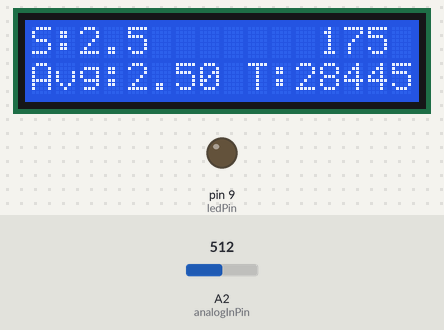
Recording of a sketch running on a simulated Arduino Uno, built with avr-gcc and run on an emulated ATmega328P. Shown: 16×2 character LCD, output pins drawn as LEDs (lit = HIGH). The inputs (shaded band) are chosen by the test bench; at power-on: A2 (analogInPin) = 512. What the sketch prints to the serial monitor is not drawn.

Above: at 3.5 s.
3.6 s: A2 (analogInPin) set to 901
At 6.4 s:
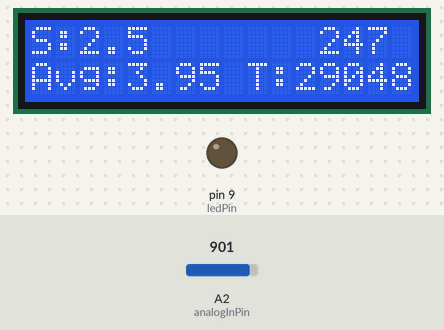
6.6 s: A2 (analogInPin) set to 929
At 9.4 s:
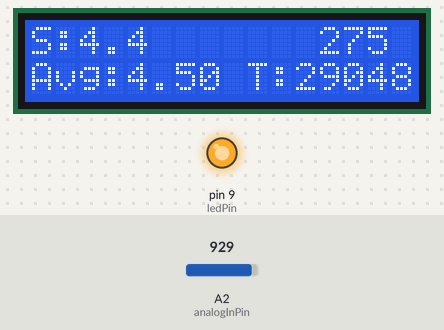
9.6 s: A2 (analogInPin) set to 900
At 12.1 s:
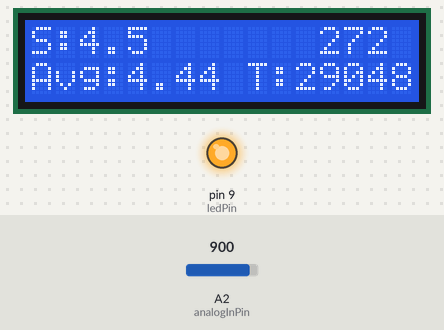
Timing chart, 0 to 13.6 s (numbered marks = the images above; inputs shaded):
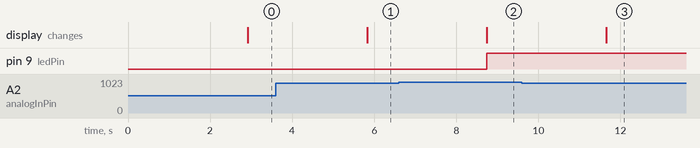

Measured:
- the behaviour switches between 915 and 916 on A2 (analogInPin) (found by bisection; images 1 and 2)
- after the input at 3.6 s, the display: changes after 2.2 s (image 1)
- after the input at 6.6 s, the display: changes after 2.1 s (image 2)
- after the input at 9.6 s, the display: changes after 2.1 s (image 3)

The sketch:

week_7.ino
```cpp
/* * TAMK Software Engineering - Exercises 1-8
 * Combined Script: Blink, Duty Cycle, Frequency, and Digital Input
 */
/*
const int LED_PIN = 13;
const int INPUT_PIN = 4;

void setup() {
  Serial.begin(9600);
  pinMode(LED_PIN, OUTPUT);
  pinMode(INPUT_PIN, INPUT);
}

void loop() {
  // 30% Duty Cycle = 30ms ON / 70ms OFF.
  int onTime = 30;
  int offTime = 70;

  calculate(onTime, offTime);

  digitalWrite(LED_PIN, HIGH);
  delay(onTime);
  digitalWrite(LED_PIN, LOW);
  delay(offTime);

  int pin_state = digitalRead(INPUT_PIN);
  Serial.print("Digital Pin 4 State: ");
  Serial.println(pin_state);
}

void calculate(float highTime, float lowTime) {
  float period = highTime + lowTime;
  float dutyCycle = (highTime / period) * 100;
  float frequency = 1000.0 / period;

  Serial.print("Duty Cycle: ");
  Serial.print(dutyCycle);
  Serial.print("% | Frequency: ");
  Serial.print(frequency);
  Serial.println(" Hz");
}
*/
/* * ---------------------------------------------------------
 * ANSWERS TO THEORY QUESTIONS
 * ---------------------------------------------------------
 * EXERCISE 5:
 * - Max Frequency?
  T=1/f => T and f have reverse relationship => highest f(Frequency) = lowest T (period= onTime(1ms) + offTime(1ms)= 2ms = 0.002s)=> f = 1/T = 1/0.002 = 500hz
 * - Blocking func: the func stop the code from running until its code is done
 * - Problems: Unresponsiveness and inability to multitask.
 *
 * EXERCISE 6:
 * - Serial.print: Prints on the same line.
 * - Serial.println: Moves to a new line after printing.
 *
 * EXERCISE 9 :
 * - Is 3V3 HIGH or LOW?: The 3.3V signal is regarded as a HIGH state.
 * - More than 3V is regrade as high
 * ---------------------------------------------------------

 * EXERCISE 10
    int potPin = A2 ;
    int value = 0 ;

    void setup()
    {
      Serial.begin(9600);
      pinMode(A2,INPUT);
    }

    void loop()
    {
      value = analogRead(potPin);
      Serial.println(value);
      delay(200);
    }
 * ---------------------------------------------------------
 * EXERCISE 11
 - adjust the trimmer to the left return the min num :0
 - adjust the trimmer to the right return the max num :1023
 * ---------------------------------------------------------


 */

 /*TASK 1 - ANALOG MEASUREMENT AND LCD

#include <LiquidCrystal.h>

// 1. PIN DEFINITIONS
const int rs = 7, en = 6, d4 = 5, d5 = 4, d6 = 3, d7 = 2;
const int analogInPin = A2;
const int ledPin = 9;   // Pin for the External LED

LiquidCrystal lcd(rs, en, d4, d5, d6, d7);

void setup() {
  Serial.begin(9600);
  lcd.begin(16, 2);

  // Define Pin 9 as an OUTPUT for the LED
  pinMode(ledPin, OUTPUT);
}

void loop() {
  // 2. READ VALUES
  int adcValue = analogRead(analogInPin);

  // 3. MATH: Convert ADC (0-1023) to Voltage (0-5V)
  float voltage = adcValue * (5.0 / 1023.0);

  // 4. SERIAL MONITOR
  Serial.print("ADC: ");
  Serial.print(adcValue);
  Serial.print(" | Voltage: ");
  Serial.println(voltage);

  // 5. LCD DISPLAY
  lcd.clear();
  lcd.setCursor(0, 0);
  lcd.print("ADC Value: ");
  lcd.print(adcValue);

  lcd.setCursor(0, 1);
  lcd.print("Voltage: ");
  lcd.print(voltage);
  lcd.print("V");

  // 6. LED LOGIC (Task: ON if > 4V)
  if (voltage > 4.0) {
    digitalWrite(ledPin, HIGH); // Turn LED ON
  } else {
    digitalWrite(ledPin, LOW);  // Turn LED OFF
  }

}
*/
/* TASK 2 - AVERAGING

#include <LiquidCrystal.h>

// PIN DEFINITIONS
const int rs = 7, en = 6, d4 = 5, d5 = 4, d6 = 3, d7 = 2;
const int analogInPin = A2;
const int ledPin = 9;

// GLOBAL VARIABLES
int sampleCount = 100;

LiquidCrystal lcd(rs, en, d4, d5, d6, d7);

// THE AVERAGING FUNCTION
// Type is float, passed parameter is int
float getAverageVoltage(int count) {
  long sum = 0;

  for (int i = 0; i < count; i++) {
    sum += analogRead(analogInPin);
  }

  float averageADC = (float)sum / count;
  float voltage = averageADC * (5.0 / 1023.0);

  return voltage; // Return the averaged value to main loop()
}

void setup() {
  Serial.begin(9600);
  lcd.begin(16, 2);
  pinMode(ledPin, OUTPUT);
}

void loop() {
  // 1. Single Measurement (From Task 1)
  int rawADC = analogRead(analogInPin);
  float singleVoltage = rawADC * (5.0 / 1023.0);

  // 2. Averaged Measurement (Task 2)
  // Calling the function and passing our global sampleCount
  float avgVoltage = getAverageVoltage(sampleCount);

  // 3. LED Control (Still based on Task 1 voltage or Avg? Usually Avg is better!)
  if (avgVoltage > 4.0) {
    digitalWrite(ledPin, HIGH);
  } else {
    digitalWrite(ledPin, LOW);
  }

  // 4. LCD Display
  lcd.clear();

  // Row 0: Single Voltage
  lcd.setCursor(0, 0);
  lcd.print("Single: ");
  lcd.print(singleVoltage);
  lcd.print("V");

  // Row 1: Averaged Voltage (Requirement: Display below Task 1)
  lcd.setCursor(0, 1);
  lcd.print("Avg:    ");
  lcd.print(avgVoltage);
  lcd.print("V");

}
*/
/*
 // TASK 3 - VOLTAGE SCALING

#include <LiquidCrystal.h>

// PIN DEFINITIONS
const int rs = 7, en = 6, d4 = 5, d5 = 4, d6 = 3, d7 = 2;
const int analogInPin = A2;
const int ledPin = 9;

// GLOBAL VARIABLES
int sampleCount = 100; // This must be outside of any function

LiquidCrystal lcd(rs, en, d4, d5, d6, d7);

// AVERAGING FUNCTION (Task 2)
float getAverageVoltage(int count) {
  long sum = 0;
  for (int i = 0; i < count; i++) {
    sum += analogRead(analogInPin);
  }
  float averageADC = (float)sum / count;
  return averageADC * (5.0 / 1023.0);
}

// SCALING FUNCTION (Task 3)
int scaleVoltage(float v) {
  // Formula: 0V->50, 3V->200, 5V->300
  return (v * 50) + 50;
}

void setup() {
  Serial.begin(9600);
  lcd.begin(16, 2);
  pinMode(ledPin, OUTPUT);
}

void loop() {

  int rawADC = analogRead(analogInPin);
  float singleVoltage = rawADC * (5.0 / 1023.0);

  float avgVoltage = getAverageVoltage(sampleCount);

  int scaledVal = scaleVoltage(avgVoltage);

  lcd.clear();

  // Row 0: Single Voltage and Scaled Value (Top Right)
  lcd.setCursor(0, 0);
  lcd.print("S:");
  lcd.print(singleVoltage, 1); // 1 decimal place

  lcd.setCursor(12, 0); // Move to the end of the first row
  lcd.print(scaledVal);

  // Row 1: Averaged Voltage
  lcd.setCursor(0, 1);
  lcd.print("Avg: ");
  lcd.print(avgVoltage);
  lcd.print("V");

  // LED Logic
  if (avgVoltage > 4.0) {
    digitalWrite(ledPin, HIGH);
  } else {
    digitalWrite(ledPin, LOW);
  }

}
*/

// TASK 4 - AND AND SERIAL PRINT EXECUTION TIME
#include <LiquidCrystal.h>

const int rs = 7, en = 6, d4 = 5, d5 = 4, d6 = 3, d7 = 2;
const int analogInPin = A2;
const int ledPin = 9;

int sampleCount = 100;
unsigned long duration = 0;

LiquidCrystal lcd(rs, en, d4, d5, d6, d7); // Declared globally

float getAverageVoltage(int count) {
  unsigned long startTime = micros();
  long sum = 0;
  for (int i = 0; i < count; i++) {
    sum += analogRead(analogInPin);

    Serial.println("hieno juttu, kiitos paljon");

  }
  unsigned long endTime = micros();
  duration = endTime - startTime;

  float averageADC = (float)sum / count;
  return averageADC * (5.0 / 1023.0);
}

int scaleVoltage(float v) {
  return (v * 50) + 50;
}


void setup() {
  Serial.begin(9600); // Change this to 4800 or 115200 later for Task 4
  lcd.begin(16, 2);
  pinMode(ledPin, OUTPUT);
}

void loop() {
  // Calculations
  int rawADC = analogRead(analogInPin);
  float singleVoltage = rawADC * (5.0 / 1023.0);
  float avgVoltage = getAverageVoltage(sampleCount);
  int scaledVal = scaleVoltage(avgVoltage);

  // LCD Update
  lcd.clear();
  lcd.setCursor(0, 0);
  lcd.print("S:"); lcd.print(singleVoltage, 1);
  lcd.setCursor(12, 0);
  lcd.print(scaledVal);

  lcd.setCursor(0, 1);
  lcd.print("Avg:"); lcd.print(avgVoltage, 2);
  lcd.setCursor(9, 1);
  lcd.print("T:"); lcd.print(duration);

  // LED logic
  if (avgVoltage > 4.0) digitalWrite(ledPin, HIGH);
  else digitalWrite(ledPin, LOW);


}
```
